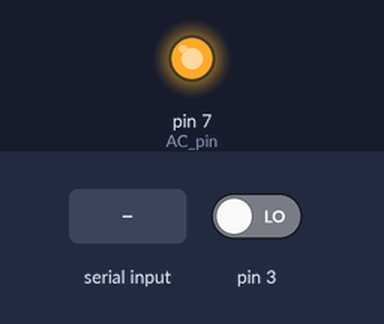
The sketch below on a simulated Arduino Uno, built with avr-gcc and run on an emulated ATmega328P. Parts: output pins drawn as LEDs (lit = HIGH). Inputs (shaded band) come from the test bench; at power-on: pin 3 LOW. What the sketch prints to the serial monitor is not drawn.

Above: at 1.2 s.
1.3 s: pin 3 driven HIGH
2.8 s: "90,45\n" received over Serial
Timing chart, 0 to 5.8 s (numbered marks = the images above; inputs shaded):
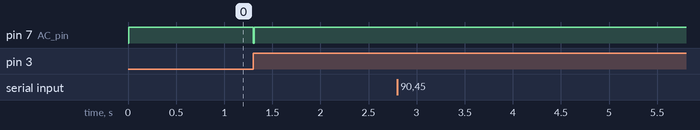

The sketch:

sannlarm.ino
```cpp
/*
AC dual dimmer Control for Sannlarm
adapted from sketch by Robert Twomey <rtwomey@u.washington.edu>
http://wiki.dxarts.washington.edu/groups/general/wiki/4dd69/
*/

#include <TimerOne.h>

volatile int i=0;
int AC_pin = 7;                 // Output to Opto Triac
int freqStep = 78;              // This is the delay-per-brightness step in microseconds. 65 uS for a 60Hz sinewave

String serial_value;
unsigned char dimming = 85;     // Dimming level (5-100)
int dim = 128;                  // Dimming level (0-128)  0 = on, 128 = 0ff


// It is calculated based on the frequency of your voltage supply (50Hz or 60Hz)
// and the number of brightness steps you want.

// 1000000 us / 120 Hz = 8333 uS, length of one half-wave.
// 8333 uS / 128 steps = 65 uS / step

// 1000000 us / 100 Hz = 10000 uS, length of one half-wave.
// 10000 uS / 128 steps = 65 uS / step

void setup() {
  Serial.begin(9600);
  pinMode(AC_pin, OUTPUT);                        // Set the Triac pin as output
  attachInterrupt(1, zero_cross_detect, RISING);  // Attach an Interupt to Pin 2 (interupt 0) for Zero Cross Detection
  Timer1.initialize(freqStep);                    // Initialize TimerOne library for the freq we need
  Timer1.attachInterrupt(dim_check, freqStep);

  // Use the TimerOne Library to attach an interrupt to the function we use to check to see if it is the right time to fire the Triac
  // This function will now run every freqStep
}

void zero_cross_detect() {
  i=0;
  // since the control pin stays high, the Triac won't 'unlatch' when zero-crossing so I need to put the pins to LOW
  digitalWrite(AC_pin, LOW);
  // writing pins is like 10 times faster if we write the register directly instead of using 'digitalWrite'
}

// Turn on the Triac at the appropriate time
void dim_check() {
    if(i>=dim) {
      digitalWrite(AC_pin, HIGH); // turn on Triac
    }
    i++; // increment time step counter
}

void loop() {
  if(Serial.available()) {
    serial_value = Serial.readString();
    dimming = serial_value.toInt();
    Serial.println(dimming);
    dim = dimming;
  }
}
```

Measured:
- after the input at 1.3 s, pin 7 (AC_pin): HIGH → LOW at once, → HIGH 0.01 s later
- after the input at 2.8 s, every drawn part: stays the same
